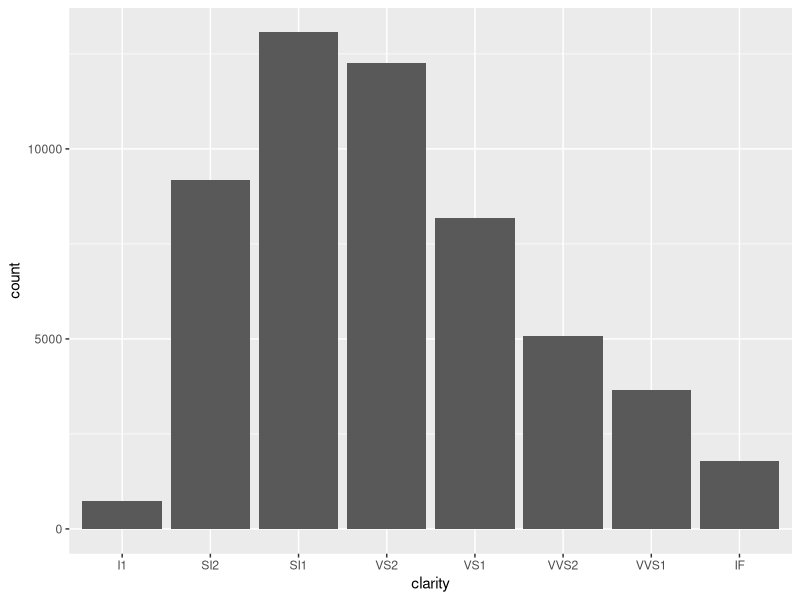
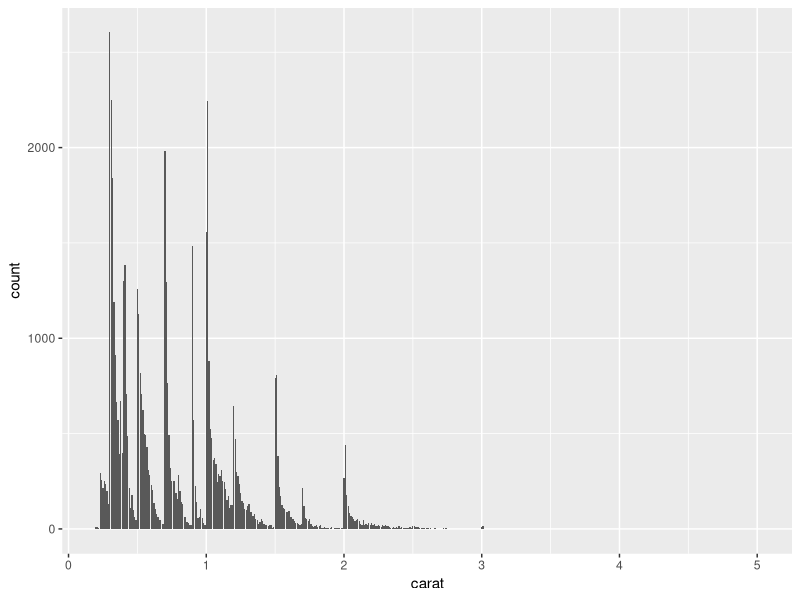
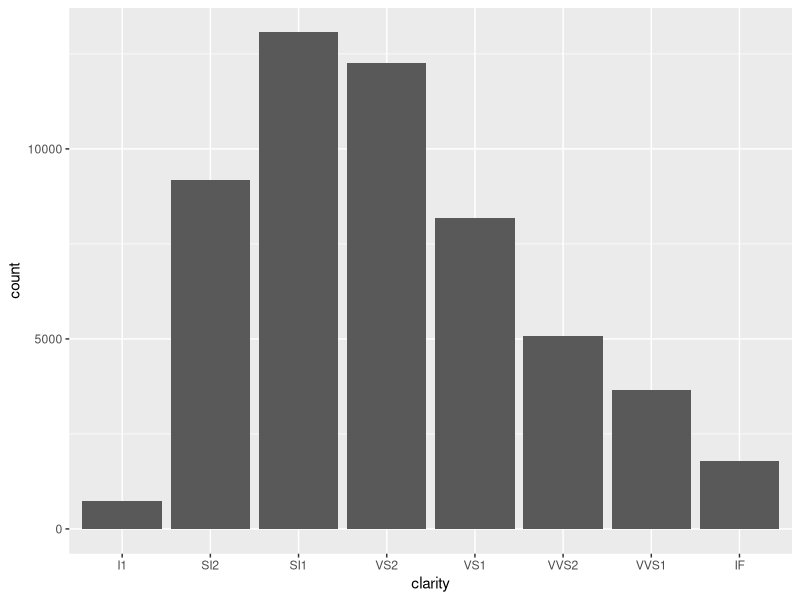

Source code (R) for these figures, in order:
library(ggplot2)
library(MASS)

 # Bar chart of ordinal clarity ratings
ggplot(diamonds, aes(x=clarity)) +
         geom_bar()
ggsave("diamonds-bar-clarity.png", width=18, height=18, unit="cm", dpi=300)

 # Histogram of continuous carat count
ggplot(diamonds, aes(x=carat)) +
  geom_bar()